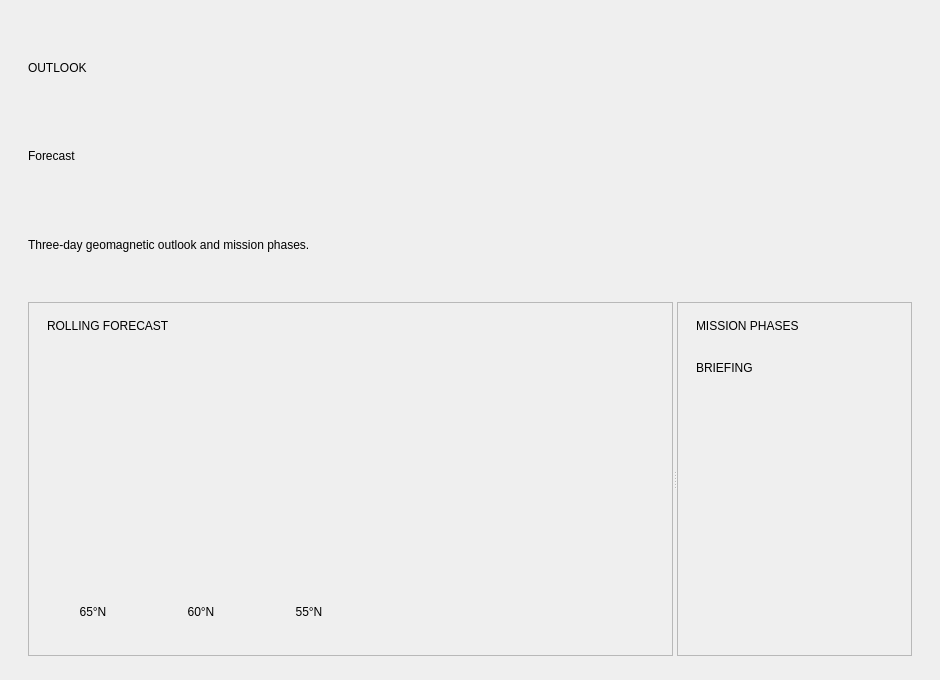
<?xml version='1.0' encoding='utf-8'?>
<ui version="4.0">
 <class>ForecastComponent</class>
 <widget class="QCustomComponent" name="ForecastComponent">
  <property name="geometry">
   <rect><x>0</x><y>0</y><width>940</width><height>680</height></rect>
  </property>
  <layout class="QVBoxLayout" name="ForecastOuter">
 <property name="spacing"><number>0</number></property>
 <property name="leftMargin"><number>0</number></property>
 <property name="topMargin"><number>0</number></property>
 <property name="rightMargin"><number>0</number></property>
 <property name="bottomMargin"><number>0</number></property>
 <item>
  <widget class="QScrollArea" name="ForecastScroll">
   <property name="widgetResizable"><bool>true</bool></property>
   <property name="frameShape"><enum>QFrame::NoFrame</enum></property>
   <property name="horizontalScrollBarPolicy"><enum>Qt::ScrollBarAlwaysOff</enum></property>
   <widget class="QWidget" name="ForecastScrollContents">
    <property name="geometry"><rect><x>0</x><y>0</y><width>1200</width><height>760</height></rect></property>
    <layout class="QHBoxLayout" name="ForecastCenterRow">
     <property name="spacing"><number>0</number></property>
     <property name="leftMargin"><number>28</number></property>
     <property name="topMargin"><number>24</number></property>
     <property name="rightMargin"><number>28</number></property>
     <property name="bottomMargin"><number>24</number></property>
     <item>
      <spacer name="ForecastLeftSp"><property name="orientation"><enum>Qt::Horizontal</enum></property><property name="sizeHint" stdset="0"><size><width>0</width><height>0</height></size></property></spacer>
     </item>
     <item>
      <widget class="QWidget" name="ForecastColumn" native="true">
       <property name="sizePolicy"><sizepolicy hsizetype="Expanding" vsizetype="Expanding"><horstretch>20</horstretch><verstretch>0</verstretch></sizepolicy></property>
       <property name="maximumSize"><size><width>1360</width><height>16777215</height></size></property>
       <layout class="QVBoxLayout" name="ForecastColLayout">
        <property name="spacing"><number>14</number></property>
        <property name="leftMargin"><number>0</number></property>
        <property name="topMargin"><number>0</number></property>
        <property name="rightMargin"><number>0</number></property>
        <property name="bottomMargin"><number>0</number></property>
       <item>
    <layout class="QVBoxLayout" name="forecastHeader">
     <property name="spacing"><number>2</number></property>
     <item>
      <widget class="QLabel" name="forecastKicker">
       <property name="role" stdset="0"><string>kicker</string></property>
       <property name="text"><string>OUTLOOK</string></property>
      </widget>
     </item>
     <item>
      <widget class="QLabel" name="forecastTitle">
       <property name="role" stdset="0"><string>h1</string></property>
       <property name="text"><string>Forecast</string></property>
      </widget>
     </item>
     <item>
      <widget class="QLabel" name="forecastSub">
       <property name="role" stdset="0"><string>muted</string></property>
       <property name="text"><string>Three-day geomagnetic outlook and mission phases.</string></property>
      </widget>
     </item>
    </layout>
   </item>
   <item>
    <widget class="QCustomSplitter" name="forecastSplitter">
     <property name="orientation" stdset="0"><string>horizontal</string></property>
     <widget class="QFrame" name="forecastLeft">
      <property name="frameShape"><enum>QFrame::StyledPanel</enum></property><property name="role" stdset="0"><string>panel</string></property>
      <layout class="QVBoxLayout" name="forecastLeftLayout">
       <property name="spacing"><number>12</number></property>
       <property name="leftMargin"><number>18</number></property>
       <property name="topMargin"><number>16</number></property>
       <property name="rightMargin"><number>18</number></property>
       <property name="bottomMargin"><number>16</number></property>
       <item>
        <widget class="QLabel" name="rollingLabel">
         <property name="role" stdset="0"><string>kicker</string></property>
         <property name="text"><string>ROLLING FORECAST</string></property>
        </widget>
       </item>
       <item>
        <widget class="QCustomCarousel" name="forecastCarousel">
         <property name="minimumSize"><size><width>0</width><height>150</height></size></property>
         <property name="wrap" stdset="0"><bool>true</bool></property>
        </widget>
       </item>
       <item>
        <layout class="QHBoxLayout" name="ringsRow">
         <property name="spacing"><number>16</number></property>
         <item>
          <layout class="QVBoxLayout" name="ring65Col">
           <property name="spacing"><number>6</number></property>
           <item>
            <widget class="QCustomProgressRing" name="ring65">
             <property name="minimumSize"><size><width>92</width><height>92</height></size></property>
             <property name="maximumSize"><size><width>92</width><height>92</height></size></property>
             <property name="value" stdset="0"><number>87</number></property>
             <property name="showText" stdset="0"><bool>true</bool></property>
            </widget>
           </item>
           <item>
            <widget class="QLabel" name="ring65Cap">
             <property name="role" stdset="0"><string>muted</string></property>
             <property name="alignment"><set>Qt::AlignCenter</set></property>
             <property name="text"><string>65°N</string></property>
            </widget>
           </item>
          </layout>
         </item>
         <item>
          <layout class="QVBoxLayout" name="ring60Col">
           <property name="spacing"><number>6</number></property>
           <item>
            <widget class="QCustomProgressRing" name="ring60">
             <property name="minimumSize"><size><width>92</width><height>92</height></size></property>
             <property name="maximumSize"><size><width>92</width><height>92</height></size></property>
             <property name="value" stdset="0"><number>62</number></property>
             <property name="showText" stdset="0"><bool>true</bool></property>
            </widget>
           </item>
           <item>
            <widget class="QLabel" name="ring60Cap">
             <property name="role" stdset="0"><string>muted</string></property>
             <property name="alignment"><set>Qt::AlignCenter</set></property>
             <property name="text"><string>60°N</string></property>
            </widget>
           </item>
          </layout>
         </item>
         <item>
          <layout class="QVBoxLayout" name="ring55Col">
           <property name="spacing"><number>6</number></property>
           <item>
            <widget class="QCustomProgressRing" name="ring55">
             <property name="minimumSize"><size><width>92</width><height>92</height></size></property>
             <property name="maximumSize"><size><width>92</width><height>92</height></size></property>
             <property name="value" stdset="0"><number>34</number></property>
             <property name="showText" stdset="0"><bool>true</bool></property>
            </widget>
           </item>
           <item>
            <widget class="QLabel" name="ring55Cap">
             <property name="role" stdset="0"><string>muted</string></property>
             <property name="alignment"><set>Qt::AlignCenter</set></property>
             <property name="text"><string>55°N</string></property>
            </widget>
           </item>
          </layout>
         </item>
         <item>
          <spacer name="ringsSpacer">
           <property name="orientation"><enum>Qt::Horizontal</enum></property>
           <property name="sizeHint" stdset="0"><size><width>40</width><height>20</height></size></property>
          </spacer>
         </item>
        </layout>
       </item>
       <item>
        <spacer name="forecastLeftSpacer">
         <property name="orientation"><enum>Qt::Vertical</enum></property>
         <property name="sizeHint" stdset="0"><size><width>20</width><height>20</height></size></property>
        </spacer>
       </item>
      </layout>
     </widget>
     <widget class="QFrame" name="forecastRight">
      <property name="frameShape"><enum>QFrame::StyledPanel</enum></property><property name="role" stdset="0"><string>panel</string></property>
      <layout class="QVBoxLayout" name="forecastRightLayout">
       <property name="spacing"><number>14</number></property>
       <property name="leftMargin"><number>18</number></property>
       <property name="topMargin"><number>16</number></property>
       <property name="rightMargin"><number>18</number></property>
       <property name="bottomMargin"><number>16</number></property>
       <item>
        <widget class="QLabel" name="phasesLabel">
         <property name="role" stdset="0"><string>kicker</string></property>
         <property name="text"><string>MISSION PHASES</string></property>
        </widget>
       </item>
       <item>
        <widget class="QCustomStepper" name="phaseStepper">
         <property name="currentStep" stdset="0"><number>1</number></property>
        </widget>
       </item>
       <item>
        <widget class="QLabel" name="briefingLabel">
         <property name="role" stdset="0"><string>kicker</string></property>
         <property name="text"><string>BRIEFING</string></property>
        </widget>
       </item>
       <item>
        <widget class="QCustomAccordion" name="briefingAccordion">
         <property name="exclusive" stdset="0"><bool>true</bool></property>
        </widget>
       </item>
       <item>
        <spacer name="forecastRightSpacer">
         <property name="orientation"><enum>Qt::Vertical</enum></property>
         <property name="sizeHint" stdset="0"><size><width>20</width><height>20</height></size></property>
        </spacer>
       </item>
      </layout>
     </widget>
    </widget>
   </item>
  </layout>
      </widget>
     </item>
     <item>
      <spacer name="ForecastRightSp"><property name="orientation"><enum>Qt::Horizontal</enum></property><property name="sizeHint" stdset="0"><size><width>0</width><height>0</height></size></property></spacer>
     </item>
    </layout>
   </widget>
  </widget>
 </item>
</layout></widget>
 <customwidgets>
  <customwidget><class>QCustomComponent</class><extends>QWidget</extends><header>Custom_Widgets.QCustomComponent</header><container>1</container></customwidget>
  <customwidget><class>QCustomSplitter</class><extends>QSplitter</extends><header>Custom_Widgets.QCustomSplitter</header><container>1</container></customwidget>
  <customwidget><class>QCustomCarousel</class><extends>QWidget</extends><header>Custom_Widgets.QCustomCarousel</header></customwidget>
  <customwidget><class>QCustomProgressRing</class><extends>QWidget</extends><header>Custom_Widgets.QCustomProgressRing</header></customwidget>
  <customwidget><class>QCustomStepper</class><extends>QWidget</extends><header>Custom_Widgets.QCustomStepper</header></customwidget>
  <customwidget><class>QCustomAccordion</class><extends>QWidget</extends><header>Custom_Widgets.QCustomAccordion</header></customwidget>
 <customwidget><class>QPushButton</class><extends>QPushButton</extends><header location="global">Custom_Widgets.Theme.h</header><container>1</container></customwidget><customwidget><class>QLabel</class><extends>QLabel</extends><header location="global">Custom_Widgets.Theme.h</header><container>1</container></customwidget></customwidgets>
 <connections />
</ui>
